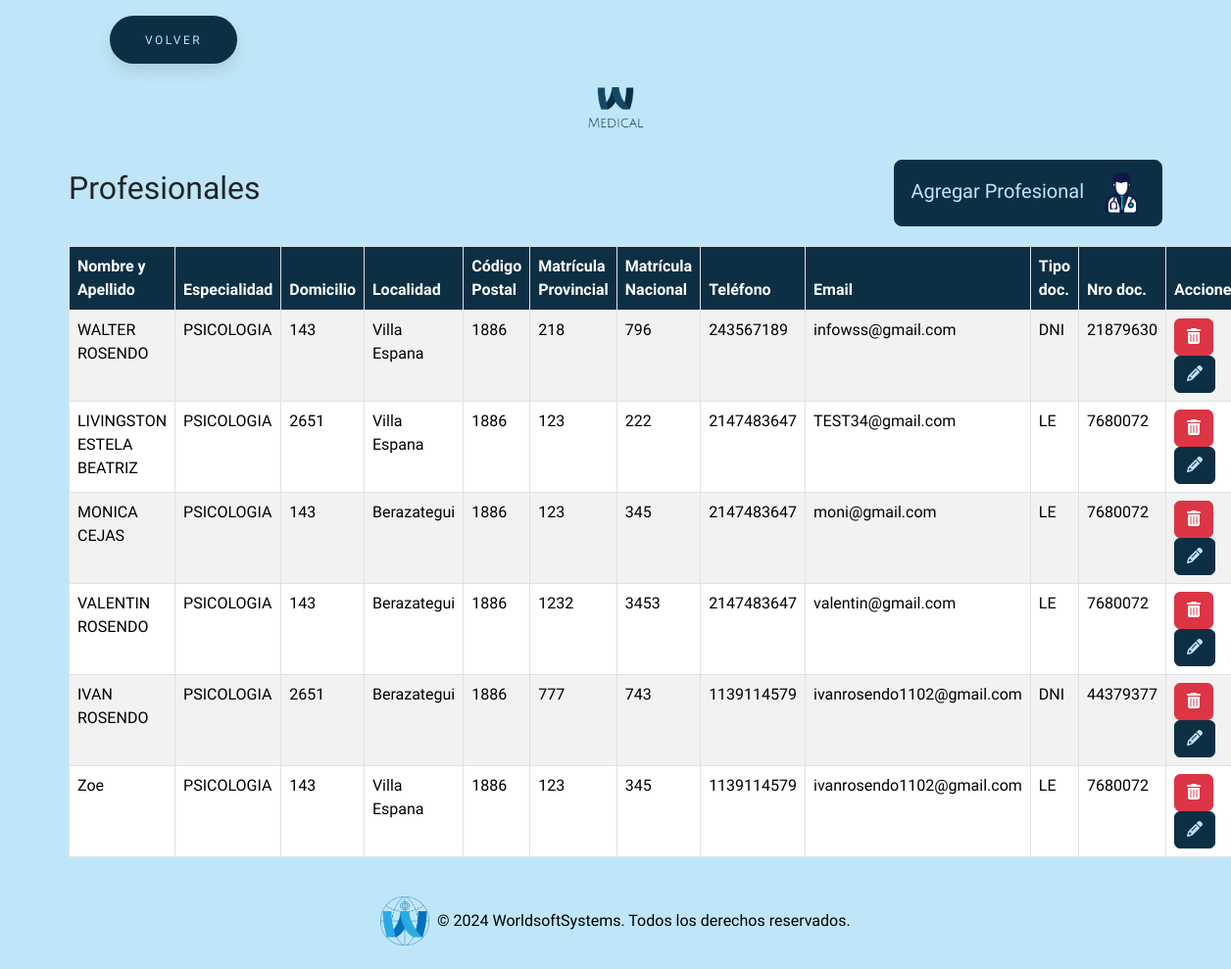
The app's page /todosAjustes/crearProf/crearProf.php (signed in) with its own data.
### tables this page shows
CREATE TABLE `profesional` (
  `id_prof` int(11) NOT NULL,
  `nombreYapellido` varchar(255) NOT NULL,
  `id_especialidad` int(11) NOT NULL,
  `domicilio` varchar(255) NOT NULL,
  `localidad` varchar(255) NOT NULL,
  `codigo_pos` varchar(255) NOT NULL,
  `matricula_p` varchar(255) NOT NULL,
  `matricula_n` varchar(255) NOT NULL,
  `telefono` int(255) NOT NULL,
  `email` varchar(255) NOT NULL,
  `tipo_doc` varchar(255) NOT NULL,
  `nro_doc` int(255) NOT NULL
);

CREATE TABLE `especialidad` (
  `id_especialidad` int(255) NOT NULL,
  `desc_especialidad` varchar(255) NOT NULL
);

### todosAjustes/crearProf/crearProf.php (the view, shortened to what this page needs)
<?php
require_once "../../conexion.php";
$sql = "SELECT  p.*,e.id_especialidad, e.desc_especialidad
        FROM profesional p
        JOIN especialidad e ON p.id_especialidad = e.id_especialidad";
$result = $conn->query($sql);
?>
<!DOCTYPE html>
<html lang="es">
<head>
    <link href="https://cdn.jsdelivr.net/npm/bootstrap@5.3.3/dist/css/bootstrap.min.css" rel="stylesheet"
>
    <link rel="stylesheet" href="https://cdnjs.cloudflare.com/ajax/libs/font-awesome/6.5.2/css/all.min.css"
 />
    <link rel="stylesheet" href="../../estilos/styleGeneral.css">
    <link rel="stylesheet" href="../../estilos/styleBotones.css">
</head>
<body>
    <button class="button" style="vertical-align:middle; margin-left:7rem"
        onclick="window.location.href = '../../seccionAjustes/ajustes.php';">
        <span>VOLVER</span>
    </button>
    <div class="text-center my-4">
        <img src="../../img/logo.png" alt="Logo MEDICAL" class="img-fluid" style="max-width: 120px;">
    </div>
    <div class="container">
        <div class="title-container">
            <h2>Profesionales</h2>
            <button type="button" class="btn btn-custom btn-lg" data-bs-toggle="modal"
                data-bs-target="#agregarProfesional">
                Agregar Profesional <img src="../../img/iconoCrearProf.png" alt="Icono Crear Profesional"
                    style="width: 50px; height: 50px; margin-left: 8px;">
            </button>
        </div>
        <table class="table table-striped table-bordered">
            <thead class="table-custom">
                <tr>
                    <th>Nombre y Apellido</th>
                    <th>Especialidad</th>
                    <th>Domicilio</th>
                    <th>Localidad</th>
                    <th>Código Postal</th>
                    <th>Matrícula Provincial</th>
                    <th>Matrícula Nacional</th>
                    <th>Teléfono</th>
                    <th>Email</th>
                    <th>Tipo doc.</th>
                    <th>Nro doc.</th>
                    <th>Acciones</th>
                </tr>
            </thead>
            <tbody>
                <?php
                if ($result->num_rows > 0) {
                    while ($row = $result->fetch_assoc()) {
                        echo "<tr>
                <td>" . $row["nombreYapellido"] . "</td>
                <td>" . $row["desc_especialidad"] . "</td>
                <td>" . $row["domicilio"] . "</td>
                <td>" . $row["localidad"] . "</td>
                <td>" . $row["codigo_pos"] . "</td>
                <td>" . $row["matricula_p"] . "</td>
                <td>" . $row["matricula_n"] . "</td>
                <td>" . $row["telefono"] . "</td>
                <td>" . $row["email"] . "</td>
                <td>" . $row["tipo_doc"] . "</td>
                <td>" . $row["nro_doc"] . "</td>
                <td>
                    <button type='button' class='btn btn-danger' onclick=\"if(confirm('¿Estás seguro de que deseas eliminar este profesional?')){ window.location.href='{$_SERVER['PHP_SELF']}?eliminar=" . $row['id_prof'] . "'; }\"><i class='fas fa-trash-alt'></i></button>
                    <button type='button' class='btn btn-custom-editar' onclick='editarProfesional(" . json_encode($row) . ")'><i class='fas fa-pencil-alt'></i></button>
                </td>
            </tr>";
                    }
                } else {
                    echo "<tr><td colspan='10'>No se encontraron resultados</td></tr>";
                }
                ?>
            </tbody>
        </table>
    </div>
    <footer class="bg-dark text-white text-center py-4 mt-auto">
        <div class="container">
            <div class="row justify-content-center">
                <div class="col-md-12 footer-logo-text">
                    <img src="../../img/logoWSS.png" alt="Logo" class="img-fluid" style="max-height: 50px;">
                    <p class="mb-0">&copy; 2024 WorldsoftSystems. Todos los derechos reservados.</p>
                </div>
            </div>
        </div>
    </footer>
</body>
</html>

### estilos/styleGeneral.css (style rules this page uses)
:root { --primary-color: #0d2f44; }
body, html { background-color: #bfe6f8 !important; font-family: 'Cabin Condensed', sans-serif !important; }
.table-custom th { background-color: var(--primary-color) !important; color: white !important; }
.footer-logo-text { display: flex; align-items: center; justify-content: center; color: #000; }
footer.bg-dark { background-color: transparent !important; padding-top: 10rem; }
.footer-logo-text img { margin-right: 0.5rem; }

### estilos/styleBotones.css (style rules this page uses)
:root { --primary-color: #0d2f44; }
body, html { background-color: #bfe6f8 !important; font-family: 'Cabin Condensed', sans-serif !important; }
.title-container { display: flex; align-items: center; justify-content: space-between; margin-bottom: 20px; }
.btn-custom { background-color: var(--primary-color) !important; border-color: var(--primary-color) !important; color: #bfe6f8 !important; transition: all 0.3s ease; }
.btn-custom-editar { background-color: var(--primary-color) !important; border-color: var(--primary-color) !important; color: #bfe6f8 !important; transition: all 0.3s ease; }
.button { padding: 1.3em 3em; font-size: 12px; text-transform: uppercase; letter-spacing: 2.5px; font-weight: 500; color: #bfe6f8; background-color: var(--primary-color) !important; border-color: var(--primary-color) !important; border: none; border-radius: 45px; box-shadow: 0px 8px 15px rgba(0, 0, 0, 0.1); transition: all 0.3s ease 0s; cursor: pointer; outline: none; margin-top: 1rem; }

### records on screen
profesional: nombreYapellido "WALTER ROSENDO", id_especialidad.desc_especialidad "PSICOLOGIA", domicilio "143", localidad "Villa Espana", codigo_pos "1886", matricula_p "218", matricula_n "796", telefono "243567189", email "infowss@gmail.com", tipo_doc "DNI", nro_doc "21879630"
profesional: nombreYapellido "LIVINGSTON ESTELA BEATRIZ", id_especialidad.desc_especialidad "PSICOLOGIA", domicilio "2651", localidad "Villa Espana", codigo_pos "1886", matricula_p "123", matricula_n "222", telefono "2147483647", email "TEST34@gmail.com", tipo_doc "LE", nro_doc "7680072"
profesional: nombreYapellido "MONICA CEJAS", id_especialidad.desc_especialidad "PSICOLOGIA", domicilio "143", localidad "Berazategui", codigo_pos "1886", matricula_p "123", matricula_n "345", telefono "2147483647", email "moni@gmail.com", tipo_doc "LE", nro_doc "7680072"
profesional: nombreYapellido "VALENTIN ROSENDO", id_especialidad.desc_especialidad "PSICOLOGIA", domicilio "143", localidad "Berazategui", codigo_pos "1886", matricula_p "1232", matricula_n "3453", telefono "2147483647", email "valentin@gmail.com", tipo_doc "LE", nro_doc "7680072"
profesional: nombreYapellido "IVAN ROSENDO", id_especialidad.desc_especialidad "PSICOLOGIA", domicilio "2651", localidad "Berazategui", codigo_pos "1886", matricula_p "777", matricula_n "743", telefono "1139114579", email "ivanrosendo1102@gmail.com", tipo_doc "DNI", nro_doc "44379377"
profesional: nombreYapellido "Zoe", id_especialidad.desc_especialidad "PSICOLOGIA", domicilio "143", localidad "Villa Espana", codigo_pos "1886", matricula_p "123", matricula_n "345", telefono "1139114579", email "ivanrosendo1102@gmail.com", tipo_doc "LE", nro_doc "7680072"
